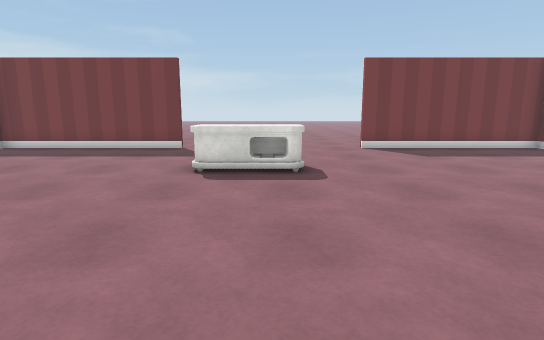
view 1 (above)

16 first-person views from a walk through a 3-D level made in the Unity game engine. The camera is 1.2 m above the floor, tilts 10° down and sees 80° across. The floor is counted in squares, 1 m on a side. Each view is taken from the middle of a square. On the plan, view 1 faces up. The plan holds only what a view shows up to about 14 squares ahead; the rest is blank. The place goes on beyond the plan. The player character is not drawn. Some surface patterns are stand-ins.

view 2
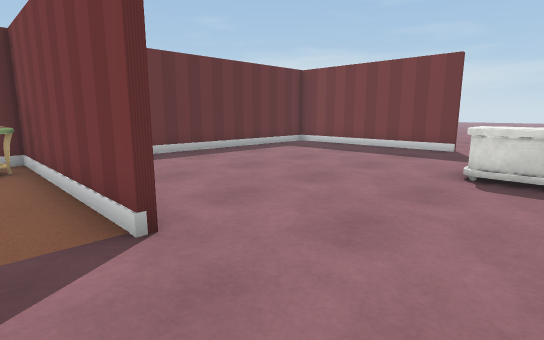

view 3
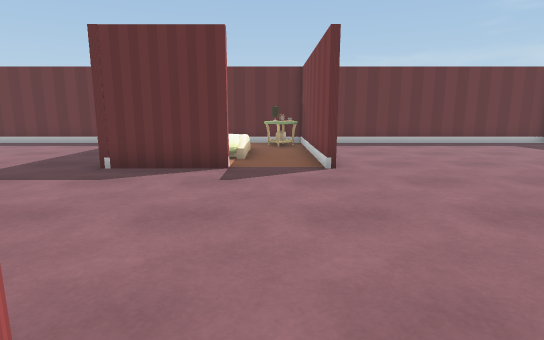

view 4
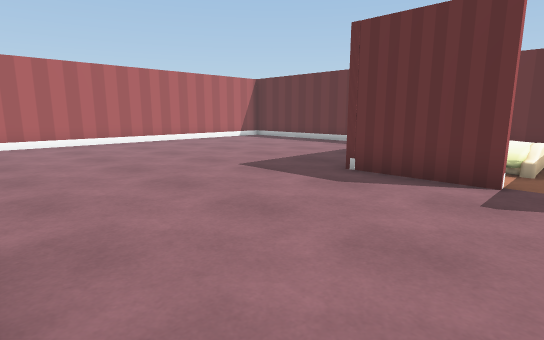

view 5
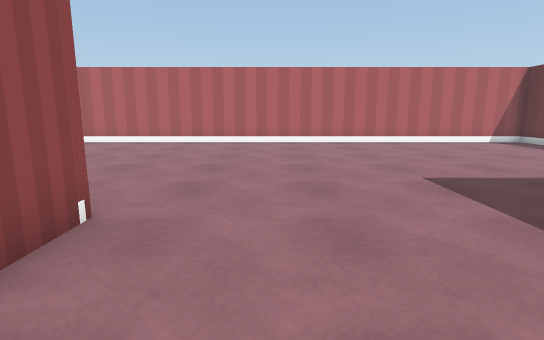

view 6
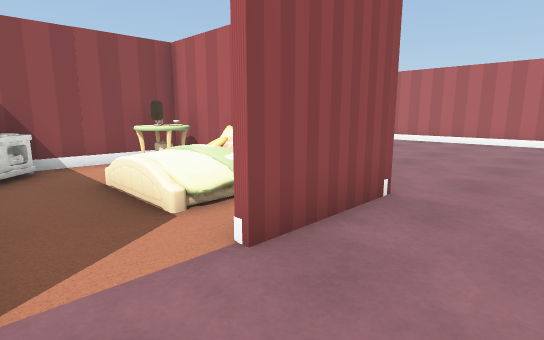

view 7
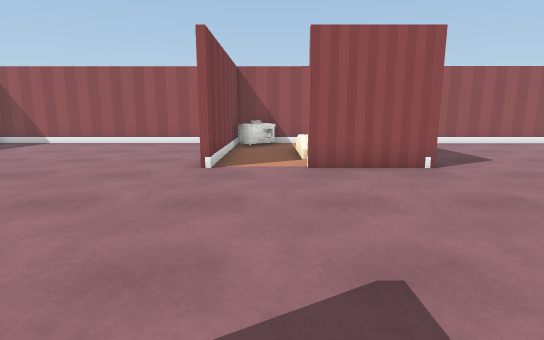

view 8
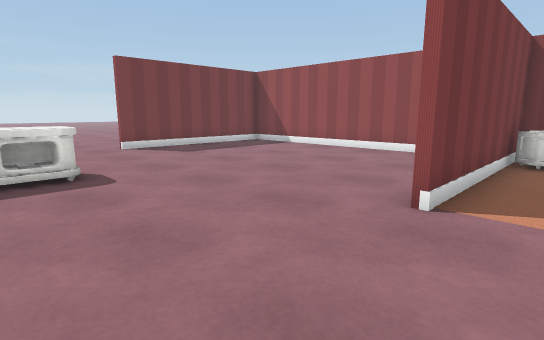

view 9
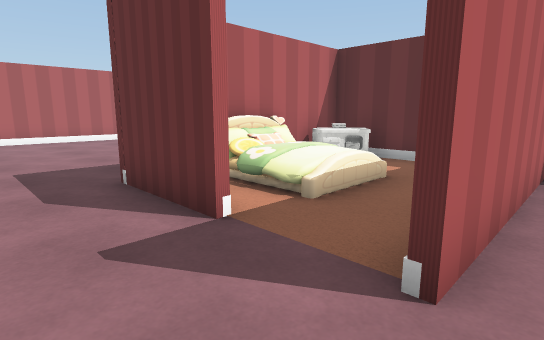

view 10
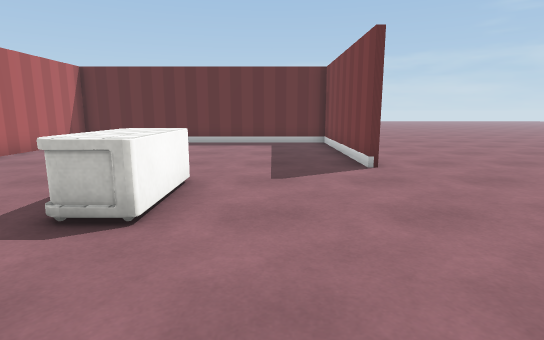

view 11
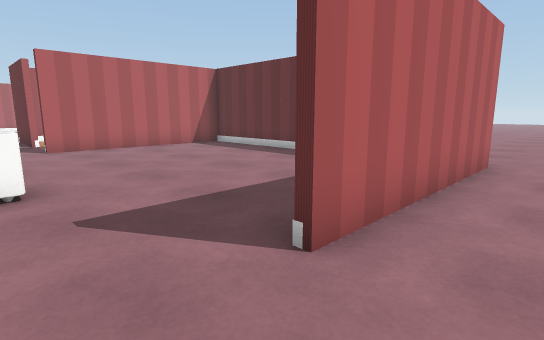

view 12
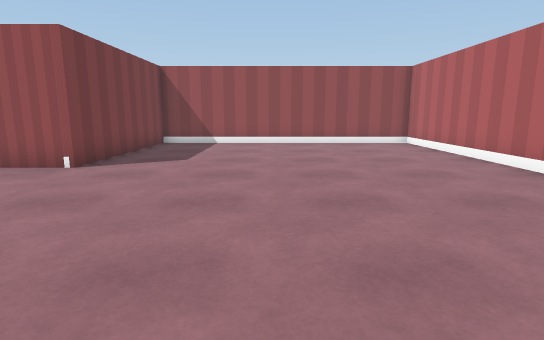

view 13
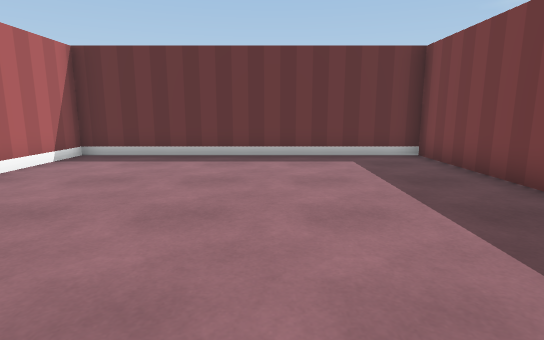

view 14
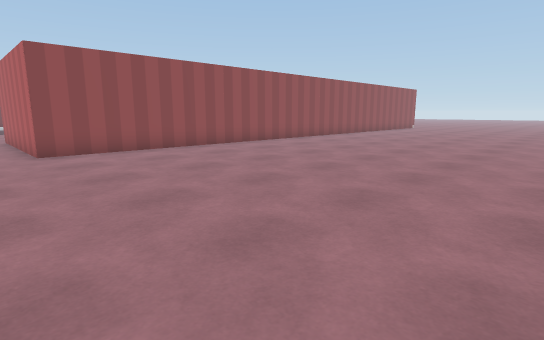

view 15
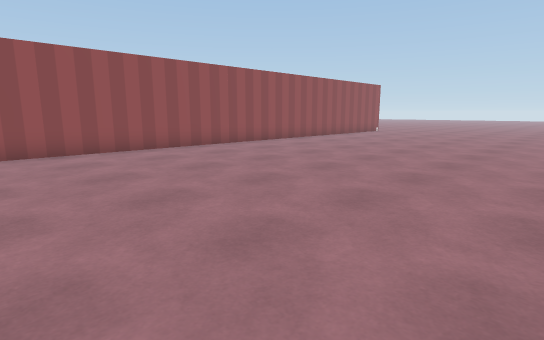

view 16
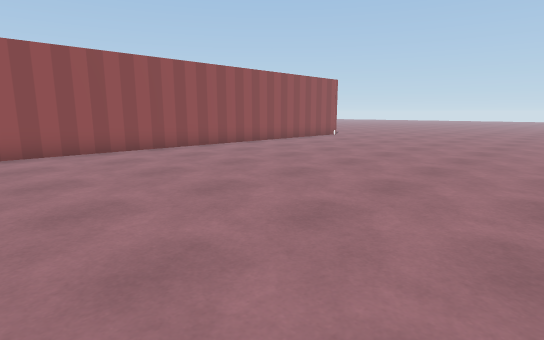

### Floor plan
Points are (right, up) in squares from view 1. A wall is a line through its corners. A room is listed if a view was taken in it or the views show most of it. See-through windows are left out.
Room 1 (views 1, 2, 4, 5, 6, 8, 9, 10, 11, 12, 13)
walls: (-3.1, -0.9) (-3.1, -3.9); (4.5, -3.8) (3.1, -3.8) (3.1, -0.8); (-4.9, -3.8) (-9.3, -3.8) (-9.3, -13.5) (9.2, -13.5) (9.2, -3.8) (8.1, -3.8); (7.5, -3.8) (5.6, -3.8); (9.2, 2.9) (9.2, 11.2) (3, 11.2); (-3, 11.2) (-9.3, 11.2) (-9.3, 1.4) (-3, 1.4); (-9.5, 11.4) (-3.1, 11.4)
ways out: opening at (4, 0) to room 2; opening at (-4, 0) to room 3; opening at (-10, 12.5) to room 4
objects: other object (-2, 7) to (1, 7); bed (5, -4) to (5, -3)
Room 2 (view 3)
walls: (6.5, -3.6) (7.5, -3.6); (8.4, -3.6) (9.2, -3.6) (9.2, 1.4) (3, 1.4)
ways out: opening at (4, 0) to room 1
objects: bed (6, -1); other object (8, -3) to (8, -2); other object (8, 0) to (8, 1)
Room 3 (view 7)
walls: (-9.3, -0.5) (-9.3, -3.6) (-3.6, -3.6); (-3, 1.2) (-9.3, 1.2)
ways out: opening at (-4, 0) to room 1
objects: other object (-9, 0) to (-8, 0); other object (-8, -3); bed (-7, -3) to (-5, -3)
Room 4 (views 14, 15, 16)
walls: (-9.3, 1.2) (-9.3, -0.5); (-9.5, -7.7) (-9.5, 11.4)
ways out: opening at (-10, 12.5) to room 1

Where each view was taken, in squares from view 1:
view 1: 0 up, 0 right, facing up
view 2: 0 up, 0 right, facing up-left
view 3: 0 up, 4 right, facing left
view 4: 0 up, 3 right, facing down-left
view 5: 0 up, 1 right, facing down
view 6: 1 up, 1 right, facing down-right
view 7: 0 up, 4 left, facing right
view 8: 0 up, 1 left, facing up-right
view 9: 2 up, 1 left, facing down-left
view 10: 9 up, 4 right, facing left
view 11: 13 up, 1 left, facing down-left
view 12: 8 down, 4 left, facing right
view 13: 8 down, 0 right, facing left
view 14: 13 up, 20 left, facing down-right
view 15: 7 up, 20 left, facing down-right
view 16: 2 up, 20 left, facing down-right
